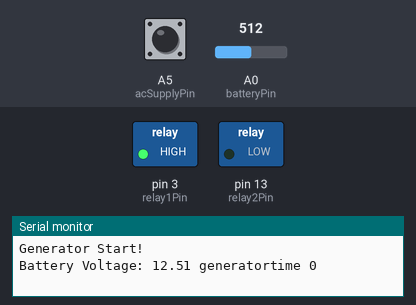
A program run on a simulated Arduino Uno, built with avr-gcc and run on an emulated ATmega328P. Shown: switched loads named in the program (green lamp = pin HIGH), the last lines printed to the serial monitor. Dashed ring = blinking. Inputs (shaded band) come from the test bench; at power-on: A0 (batteryPin) = 512, A5 (acSupplyPin) LOW.

Above: at 8.2 s.
8.3 s: A0 (batteryPin) set to 900
At 10.0 s:
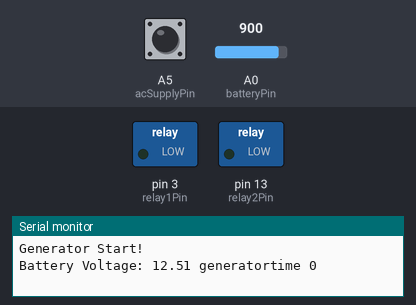
12.5 s: A5 (acSupplyPin) pulled HIGH for 3 s
At 12.9 s:
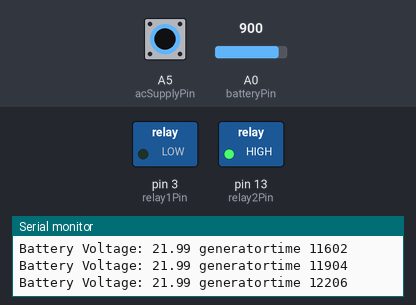
17.3 s: A0 (batteryPin) set to 889
21.1 s: A0 (batteryPin) set to 870
At 22.6 s:
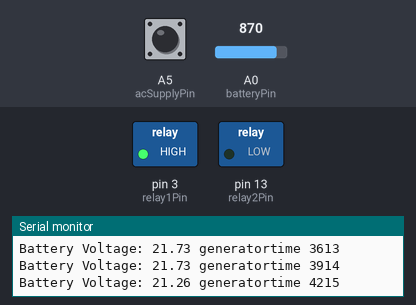
33.9 s: A0 (batteryPin) set to 716
Timing chart, 0 to 43.9 s (numbered marks = the images above; inputs shaded):
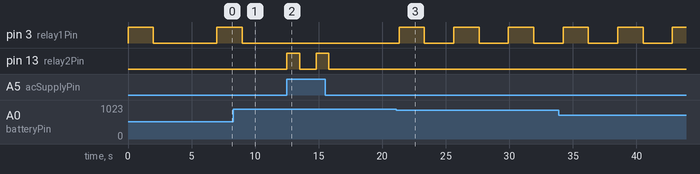

Measured:
- the behaviour switches between 880 and 879 on A0 (batteryPin) (found by bisection; images 2 and 3)
- after the input at 8.3 s, pin 3 (relay1Pin): goes on until 9.0 s, then stays LOW
- after the input at 12.5 s, pin 13 (relay2Pin): alternates HIGH for 1.0 s and LOW for 1.3 s, starting at once
- after the input at 21.1 s, pin 3 (relay1Pin): alternates HIGH for 2.0 s and LOW for 2.3 s, starting after 0.22 s

The program:

main.cpp
```cpp
#include <Arduino.h>
const int batteryPin = A0;
const int acSupplyPin = A5;
const int relay1Pin = 3;
const int relay2Pin = 13;

bool start = true;
bool timeStatus= false;
bool Reset = true;
bool generatorStatus = true;
unsigned long startTime;
const unsigned long time2hours=800000;
 unsigned long generatorRunTime;
float batteryVoltage;
bool acSupplyStatus;

void setup() {
  Serial.begin(115200);
  pinMode(acSupplyPin, INPUT);
  pinMode(relay1Pin, OUTPUT);
  pinMode(relay2Pin, OUTPUT);

  batteryVoltage = analogRead(batteryPin) * (5.0 / 1023.0)*5;
   if(batteryVoltage < 21.5) {
   digitalWrite(relay1Pin, HIGH);
   delay(2000); // Relay 1 on for 2 seconds
   digitalWrite(relay1Pin, LOW);
   delay(5000); //hold 48 seconde
   Serial.println("Generator Start!");
   timeStatus=true; }
}

void loop() {

  batteryVoltage = analogRead(batteryPin) * (5.0 / 1023.0)*5;
  acSupplyStatus = digitalRead(acSupplyPin);

  // Print generator status and other relevant information
  Serial.print("Battery Voltage: ");
  Serial.print(batteryVoltage);

  Serial.print(" generatortime ");
  Serial.println(generatorRunTime);

  if ((acSupplyStatus || generatorRunTime > time2hours)) {
    digitalWrite(relay2Pin, HIGH);
    delay(1000); // Relay 2 on for 1 second
    digitalWrite(relay2Pin, LOW);
    delay(1000); // Relay 2 on for 1 second
    Serial.print("Generator Status: ");
    Serial.println(!generatorStatus ? "ON" : "OFF");
    generatorStatus = true;
    startTime = millis();
    Reset=true;
  }

  if (batteryVoltage < 21.5  || !Reset) {
    digitalWrite(relay1Pin, HIGH);
    delay(2000); // Relay 1 on for 2 seconds
    digitalWrite(relay1Pin, LOW);
    delay(2000);
    Serial.print("Generator Status: ");
    Serial.println(generatorStatus ? "ON" : "OFF");
    generatorStatus = false;
    Reset=true;
    timeStatus=true;
  }
  if(timeStatus) generatorRunTime = millis() - startTime;
  delay(300);
}
```
